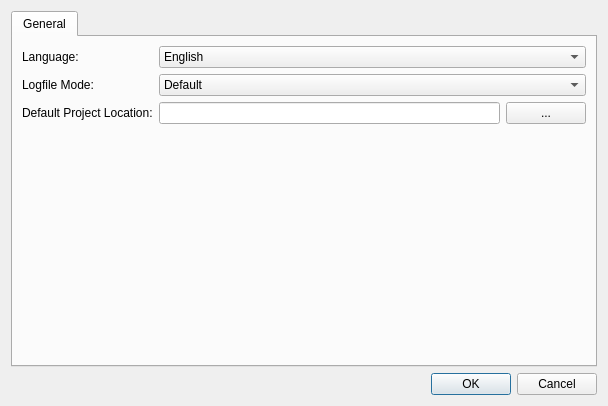
<?xml version="1.0" encoding="UTF-8"?>
<ui version="4.0">
 <class>DlgPreferences</class>
 <widget class="QDialog" name="DlgPreferences">
  <property name="geometry">
   <rect>
    <x>0</x>
    <y>0</y>
    <width>608</width>
    <height>406</height>
   </rect>
  </property>
  <property name="windowTitle">
   <string>Preferences</string>
  </property>
  <layout class="QVBoxLayout" name="verticalLayout">
   <item>
    <widget class="QTabWidget" name="tabWidget">
     <property name="currentIndex">
      <number>0</number>
     </property>
     <widget class="QWidget" name="general">
      <attribute name="title">
       <string>General</string>
      </attribute>
      <layout class="QFormLayout" name="formLayout">
       <item row="0" column="0">
        <widget class="QLabel" name="label">
         <property name="text">
          <string>Language:</string>
         </property>
        </widget>
       </item>
       <item row="0" column="1">
        <widget class="QComboBox" name="cbLanguage">
         <item>
          <property name="text">
           <string>English</string>
          </property>
         </item>
         <item>
          <property name="text">
           <string>Deutsch</string>
          </property>
         </item>
        </widget>
       </item>
       <item row="2" column="0">
        <widget class="QLabel" name="label_2">
         <property name="text">
          <string>Default Project Location:</string>
         </property>
        </widget>
       </item>
       <item row="2" column="1">
        <layout class="QHBoxLayout" name="horizontalLayout">
         <item>
          <widget class="QLineEdit" name="leDefaultProjectLocation"/>
         </item>
         <item>
          <widget class="QPushButton" name="pbDefaultProjectLocationBrowse">
           <property name="text">
            <string>...</string>
           </property>
          </widget>
         </item>
        </layout>
       </item>
       <item row="3" column="1">
        <spacer name="verticalSpacer">
         <property name="orientation">
          <enum>Qt::Vertical</enum>
         </property>
         <property name="sizeHint" stdset="0">
          <size>
           <width>20</width>
           <height>40</height>
          </size>
         </property>
        </spacer>
       </item>
       <item row="1" column="0">
        <widget class="QLabel" name="label_3">
         <property name="text">
          <string>Logfile Mode:</string>
         </property>
        </widget>
       </item>
       <item row="1" column="1">
        <widget class="QComboBox" name="cbLogfileMode">
         <property name="currentIndex">
          <number>1</number>
         </property>
         <item>
          <property name="text">
           <string>No logging</string>
          </property>
         </item>
         <item>
          <property name="text">
           <string>Default</string>
          </property>
         </item>
         <item>
          <property name="text">
           <string>Debug</string>
          </property>
         </item>
         <item>
          <property name="text">
           <string>Detailed Debug</string>
          </property>
         </item>
        </widget>
       </item>
      </layout>
     </widget>
    </widget>
   </item>
   <item>
    <widget class="QDialogButtonBox" name="buttonBox">
     <property name="orientation">
      <enum>Qt::Horizontal</enum>
     </property>
     <property name="standardButtons">
      <set>QDialogButtonBox::Cancel|QDialogButtonBox::Ok</set>
     </property>
    </widget>
   </item>
  </layout>
 </widget>
 <resources/>
 <connections>
  <connection>
   <sender>buttonBox</sender>
   <signal>accepted()</signal>
   <receiver>DlgPreferences</receiver>
   <slot>accept()</slot>
   <hints>
    <hint type="sourcelabel">
     <x>248</x>
     <y>254</y>
    </hint>
    <hint type="destinationlabel">
     <x>157</x>
     <y>274</y>
    </hint>
   </hints>
  </connection>
  <connection>
   <sender>buttonBox</sender>
   <signal>rejected()</signal>
   <receiver>DlgPreferences</receiver>
   <slot>reject()</slot>
   <hints>
    <hint type="sourcelabel">
     <x>316</x>
     <y>260</y>
    </hint>
    <hint type="destinationlabel">
     <x>286</x>
     <y>274</y>
    </hint>
   </hints>
  </connection>
 </connections>
</ui>
